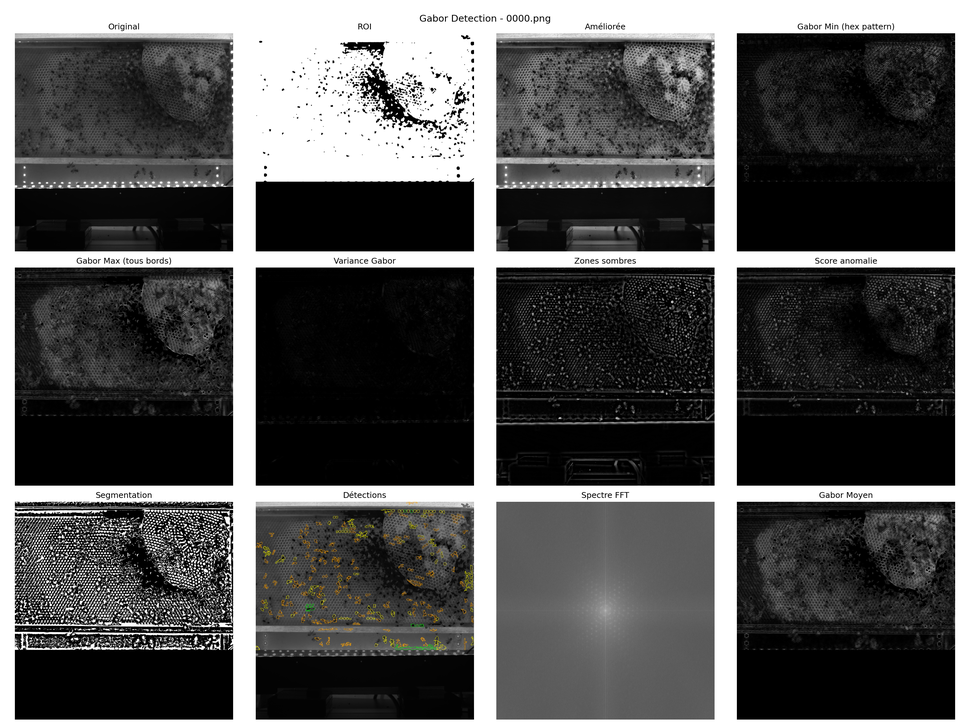
#> input picture Output/gabor/0000_grid.png, 970 x 727 px, shrunk from 3000 x 2250 before the run, given as the content of the folder /Users/noledge/Downloads/B E E/data, which was not available
$ python bee_detection_gabor.py
#> lines starting #> are read from the running program, lines starting #| are printed output that depends on the picture; after the words box and inside, x2 and y2 are one past the last pixel; in counts of white or black regions, pixels touching at a corner belong together; pictures that were not available may be replaced by others from this repository, and a replacement may not be noted
"""
Pipeline de détection des abeilles par filtres de Gabor

Le honeycomb a une structure hexagonale avec des bords dans 3 directions:
0°, 60°, 120° (et leurs opposés 180°, 240°, 300°)

Approche:
1. Appliquer des filtres de Gabor aux 3 orientations du honeycomb
2. Les zones qui répondent fortement aux 3 orientations = honeycomb régulier
3. Les zones qui ne répondent pas = anomalies (abeilles)
"""

import cv2
import numpy as np
from pathlib import Path
import matplotlib.pyplot as plt
from scipy import ndimage


class GaborHoneycombDetection:
    """
    Détection par analyse Gabor du pattern hexagonal.
    """

    def __init__(self):
        self.roi_mask = None
        self.gabor_kernels = []
        self.cell_wavelength = None

    def detect_roi(self, image):
        """Détecter la région honeycomb"""
        h, w = image.shape
        mask = np.ones_like(image, dtype=np.uint8) * 255

        # Exclure le bas (cadre noir)
        mask[int(h * 0.68):, :] = 0

        # Exclure les zones très brillantes (LEDs)
        _, bright = cv2.threshold(image, 235, 255, cv2.THRESH_BINARY)
        kernel = cv2.getStructuringElement(cv2.MORPH_ELLIPSE, (25, 25))
        bright_dilated = cv2.dilate(bright, kernel)
        mask = cv2.bitwise_and(mask, cv2.bitwise_not(bright_dilated))

        # Exclure les zones très sombres
        _, dark = cv2.threshold(image, 35, 255, cv2.THRESH_BINARY)
        mask = cv2.bitwise_and(mask, dark)

        # Nettoyage
        kernel = cv2.getStructuringElement(cv2.MORPH_ELLIPSE, (10, 10))
        mask = cv2.morphologyEx(mask, cv2.MORPH_CLOSE, kernel)
        mask = cv2.morphologyEx(mask, cv2.MORPH_OPEN, kernel)

        self.roi_mask = mask
        return mask

    def estimate_cell_wavelength(self, image, roi_mask):
        """
        Estimer la longueur d'onde des cellules (distance entre centres)
        par analyse FFT
        """
        # Masquer et préparer l'image
        mean_val = np.mean(image[roi_mask > 0])
        masked = np.where(roi_mask > 0, image, mean_val).astype(np.float32)

        # FFT
        f = np.fft.fft2(masked)
        f_shift = np.fft.fftshift(f)
        magnitude = np.log1p(np.abs(f_shift))

        rows, cols = image.shape
        crow, ccol = rows // 2, cols // 2

        # Profil radial moyen
        max_radius = min(crow, ccol)
        radial = np.zeros(max_radius)
        counts = np.zeros(max_radius)

        for i in range(rows):
            for j in range(cols):
                r = int(np.sqrt((i - crow)**2 + (j - ccol)**2))
                if r < max_radius:
                    radial[r] += magnitude[i, j]
                    counts[r] += 1

        radial = np.divide(radial, counts, where=counts > 0)

        # Trouver le premier pic significatif (après les basses fréquences)
        # Le pic correspond à la fréquence du pattern hexagonal
        start = 20  # Ignorer les très basses fréquences
        peak_idx = start + np.argmax(radial[start:start+100])

        # Convertir en longueur d'onde (pixels par cycle)
        if peak_idx > 0:
            wavelength = rows / peak_idx
        else:
            wavelength = 15  # Valeur par défaut

        self.cell_wavelength = max(8, min(30, wavelength))
        return self.cell_wavelength, magnitude

    def create_gabor_bank(self):
        """
        Créer une banque de filtres de Gabor aux orientations du honeycomb
        Les hexagones ont des bords à 0°, 60°, 120°
        """
        self.gabor_kernels = []

        # Paramètres du filtre
        wavelength = self.cell_wavelength if self.cell_wavelength else 15
        sigma = wavelength * 0.5
        kernel_size = int(wavelength * 2) | 1  # Assurer impair

        # 3 orientations pour l'hexagone (0°, 60°, 120°)
        # En radians: 0, π/3, 2π/3
        orientations = [0, np.pi/3, 2*np.pi/3]

        for theta in orientations:
            # Créer le filtre de Gabor
            kernel = cv2.getGaborKernel(
                ksize=(kernel_size, kernel_size),
                sigma=sigma,
                theta=theta,
                lambd=wavelength,
                gamma=0.5,  # Aspect ratio
                psi=0  # Phase
            )
            # Normaliser
            kernel = kernel - kernel.mean()
            self.gabor_kernels.append((kernel, theta))

        return self.gabor_kernels

    def apply_gabor_filters(self, image, roi_mask):
        """
        Appliquer les filtres de Gabor et combiner les réponses
        """
        # Prétraitement
        clahe = cv2.createCLAHE(clipLimit=2.0, tileGridSize=(8, 8))
        enhanced = clahe.apply(image)

        # Appliquer chaque filtre
        responses = []
        for kernel, theta in self.gabor_kernels:
            response = cv2.filter2D(enhanced.astype(np.float32), -1, kernel)
            response = np.abs(response)  # Magnitude de la réponse
            responses.append(response)

        # Combiner les réponses - les zones honeycomb répondent aux 3 orientations
        # Prendre le minimum des 3 réponses: élevé seulement si les 3 sont élevées
        combined_min = np.minimum.reduce(responses)

        # Aussi calculer le maximum pour voir les bords individuels
        combined_max = np.maximum.reduce(responses)

        # Et la moyenne
        combined_mean = np.mean(responses, axis=0)

        # Normaliser
        combined_min = cv2.normalize(combined_min, None, 0, 255, cv2.NORM_MINMAX).astype(np.uint8)
        combined_max = cv2.normalize(combined_max, None, 0, 255, cv2.NORM_MINMAX).astype(np.uint8)
        combined_mean = cv2.normalize(combined_mean, None, 0, 255, cv2.NORM_MINMAX).astype(np.uint8)

        # Appliquer ROI
        combined_min = cv2.bitwise_and(combined_min, combined_min, mask=roi_mask)
        combined_max = cv2.bitwise_and(combined_max, combined_max, mask=roi_mask)
        combined_mean = cv2.bitwise_and(combined_mean, combined_mean, mask=roi_mask)

        return responses, combined_min, combined_max, combined_mean, enhanced

    def detect_anomalies(self, image, gabor_responses, roi_mask):
        """
        Détecter les anomalies (zones qui ne correspondent pas au pattern)

        Les abeilles:
        - Ont une texture différente du honeycomb
        - Ne répondent pas uniformément aux 3 orientations
        - Créent des "ombres" ou des zones plus sombres
        """
        enhanced = cv2.createCLAHE(clipLimit=2.0, tileGridSize=(8, 8)).apply(image)

        # Méthode 1: Variance des réponses Gabor
        # Le honeycomb a des réponses similaires dans les 3 directions
        # Les abeilles créent des asymétries
        responses_stack = np.stack(gabor_responses, axis=0)
        variance = np.var(responses_stack, axis=0)
        variance_norm = cv2.normalize(variance, None, 0, 255, cv2.NORM_MINMAX).astype(np.uint8)

        # Méthode 2: Écart par rapport à la réponse attendue
        # Calculer la moyenne locale de la réponse Gabor
        mean_response = np.mean(responses_stack, axis=0)
        kernel_size = int(self.cell_wavelength * 3) | 1
        local_mean = cv2.blur(mean_response, (kernel_size, kernel_size))
        deviation = np.abs(mean_response - local_mean)
        deviation_norm = cv2.normalize(deviation, None, 0, 255, cv2.NORM_MINMAX).astype(np.uint8)

        # Méthode 3: Zones sombres de l'image originale
        # Les abeilles sont généralement plus sombres que le honeycomb vide
        local_mean_orig = cv2.blur(enhanced.astype(np.float32), (kernel_size, kernel_size))
        dark_deviation = local_mean_orig - enhanced.astype(np.float32)
        dark_deviation = np.clip(dark_deviation, 0, None)
        dark_norm = cv2.normalize(dark_deviation, None, 0, 255, cv2.NORM_MINMAX).astype(np.uint8)

        # Combiner les méthodes
        # Pondération: zones sombres ET (variance élevée OU déviation)
        anomaly_score = cv2.addWeighted(dark_norm, 0.5, variance_norm, 0.3, 0)
        anomaly_score = cv2.addWeighted(anomaly_score, 0.8, deviation_norm, 0.2, 0)

        # Appliquer ROI
        anomaly_score = cv2.bitwise_and(anomaly_score, anomaly_score, mask=roi_mask)

        return anomaly_score, variance_norm, dark_norm

    def segment_bees(self, anomaly_score, roi_mask):
        """Segmenter les abeilles à partir du score d'anomalie"""
        # Seuillage adaptatif
        thresh = cv2.adaptiveThreshold(
            anomaly_score, 255,
            cv2.ADAPTIVE_THRESH_GAUSSIAN_C,
            cv2.THRESH_BINARY,
            int(self.cell_wavelength * 4) | 1, -2
        )

        # Appliquer ROI
        thresh = cv2.bitwise_and(thresh, thresh, mask=roi_mask)

        # Morphologie
        kernel_small = cv2.getStructuringElement(cv2.MORPH_ELLIPSE, (3, 3))
        kernel_medium = cv2.getStructuringElement(cv2.MORPH_ELLIPSE, (5, 5))

        # Fermeture pour connecter
        closed = cv2.morphologyEx(thresh, cv2.MORPH_CLOSE, kernel_medium)

        # Ouverture pour nettoyer
        opened = cv2.morphologyEx(closed, cv2.MORPH_OPEN, kernel_small)

        # Remplir les trous
        filled = ndimage.binary_fill_holes(opened).astype(np.uint8) * 255

        return filled

    def detect_contours(self, binary_mask, original, roi_mask):
        """Détecter les contours des abeilles"""
        contours, _ = cv2.findContours(binary_mask, cv2.RETR_EXTERNAL, cv2.CHAIN_APPROX_SIMPLE)

        bees = []
        cell_area = self.cell_wavelength ** 2 if self.cell_wavelength else 225

        # Une abeille fait 2-6 cellules
        min_area = cell_area * 1.5
        max_area = cell_area * 50

        for contour in contours:
            area = cv2.contourArea(contour)

            if min_area < area < max_area:
                x, y, w, h = cv2.boundingRect(contour)
                aspect_ratio = float(w) / h if h > 0 else 0

                cx, cy = x + w // 2, y + h // 2
                if roi_mask[cy, cx] == 0:
                    continue

                if 0.2 < aspect_ratio < 5.0:
                    hull = cv2.convexHull(contour)
                    hull_area = cv2.contourArea(hull)
                    solidity = area / hull_area if hull_area > 0 else 0

                    extent = area / (w * h) if w * h > 0 else 0

                    if solidity > 0.3 and extent > 0.25:
                        mask = np.zeros(original.shape, dtype=np.uint8)
                        cv2.drawContours(mask, [contour], -1, 255, -1)
                        mean_intensity = cv2.mean(original, mask=mask)[0]

                        # Score basé sur la taille et la forme
                        size_score = min(1.0, area / (cell_area * 8))
                        shape_score = solidity * extent
                        confidence = size_score * 0.4 + shape_score * 0.6

                        bees.append({
                            'contour': contour,
                            'bbox': (x, y, w, h),
                            'area': area,
                            'aspect_ratio': aspect_ratio,
                            'solidity': solidity,
                            'extent': extent,
                            'center': (cx, cy),
                            'mean_intensity': mean_intensity,
                            'confidence': confidence
                        })

        bees.sort(key=lambda b: b['area'], reverse=True)
        return bees

    def visualize(self, original, bees, roi_mask):
        """Visualiser les résultats"""
        output = cv2.cvtColor(original, cv2.COLOR_GRAY2BGR)
        output[roi_mask == 0] = output[roi_mask == 0] // 2

        for i, bee in enumerate(bees):
            conf = bee['confidence']
            color = (0, 255, 0) if conf > 0.5 else (0, 255, 255) if conf > 0.3 else (0, 165, 255)

            cv2.drawContours(output, [bee['contour']], -1, color, 2)
            cx, cy = bee['center']
            cv2.circle(output, (cx, cy), 3, (0, 0, 255), -1)
            cv2.putText(output, str(i + 1), (cx + 5, cy - 5),
                       cv2.FONT_HERSHEY_SIMPLEX, 0.35, (255, 255, 255), 1)

        return output

    def run(self, image, save_dir=None):
        """Pipeline complet"""
        results = {'original': image}

        # 1. ROI
        roi_mask = self.detect_roi(image)
        results['roi_mask'] = roi_mask

        # 2. Estimer la longueur d'onde
        wavelength, spectrum = self.estimate_cell_wavelength(image, roi_mask)
        results['spectrum'] = (spectrum / spectrum.max() * 255).astype(np.uint8)
        print(f"    Longueur d'onde: {wavelength:.1f} px")

        # 3. Créer les filtres de Gabor
        self.create_gabor_bank()

        # 4. Appliquer les filtres
        responses, combined_min, combined_max, combined_mean, enhanced = \
            self.apply_gabor_filters(image, roi_mask)
        results['enhanced'] = enhanced
        results['gabor_min'] = combined_min
        results['gabor_max'] = combined_max
        results['gabor_mean'] = combined_mean

        # 5. Détecter les anomalies
        anomaly_score, variance, dark = self.detect_anomalies(image, responses, roi_mask)
        results['anomaly'] = anomaly_score
        results['variance'] = variance
        results['dark'] = dark

        # 6. Segmenter
        binary = self.segment_bees(anomaly_score, roi_mask)
        results['binary'] = binary

        # 7. Détecter les abeilles
        bees = self.detect_contours(binary, image, roi_mask)
        results['bees'] = bees
        print(f"    Abeilles: {len(bees)}")

        # 8. Visualiser
        output = self.visualize(image, bees, roi_mask)
        results['output'] = output

        # Sauvegarder
        if save_dir:
            Path(save_dir).mkdir(parents=True, exist_ok=True)
            for name, img in results.items():
                if isinstance(img, np.ndarray) and len(img.shape) >= 2:
                    cv2.imwrite(str(Path(save_dir) / f"{name}.png"), img)

        return results


def create_grid(results, title):
    """Grille de visualisation"""
    fig, axes = plt.subplots(3, 4, figsize=(20, 15))
    fig.suptitle(title, fontsize=14)

    items = [
        ('original', 'Original'),
        ('roi_mask', 'ROI'),
        ('enhanced', 'Améliorée'),
        ('gabor_min', 'Gabor Min (hex pattern)'),
        ('gabor_max', 'Gabor Max (tous bords)'),
        ('variance', 'Variance Gabor'),
        ('dark', 'Zones sombres'),
        ('anomaly', 'Score anomalie'),
        ('binary', 'Segmentation'),
        ('output', 'Détections'),
        ('spectrum', 'Spectre FFT'),
        ('gabor_mean', 'Gabor Moyen')
    ]

    for ax, (key, label) in zip(axes.flat, items):
        if key in results and isinstance(results[key], np.ndarray):
            img = results[key]
            if len(img.shape) == 2:
                ax.imshow(img, cmap='gray')
            else:
                ax.imshow(cv2.cvtColor(img, cv2.COLOR_BGR2RGB))
            ax.set_title(label)
        ax.axis('off')

    plt.tight_layout()
    return fig


def main():
    DATA_DIR = "/Users/noledge/Downloads/B E E/data"
    OUTPUT_DIR = "/Users/noledge/Downloads/B E E/output/gabor"

    pipeline = GaborHoneycombDetection()
    data_path = Path(DATA_DIR)
    output_path = Path(OUTPUT_DIR)
    output_path.mkdir(parents=True, exist_ok=True)

    image_files = sorted(data_path.glob("*.png"))
    print(f"Traitement de {len(image_files)} images avec filtres de Gabor...")

    all_results = []

    for img_file in image_files:
        print(f"\n  {img_file.name}...")

        image = cv2.imread(str(img_file), cv2.IMREAD_GRAYSCALE)
        if image is None:
            continue

        results = pipeline.run(image, str(output_path / img_file.stem))
#> in detect_roi, `_, bright = cv2.threshold(image, 235, 255, cv2.THRESH_BINARY)`:
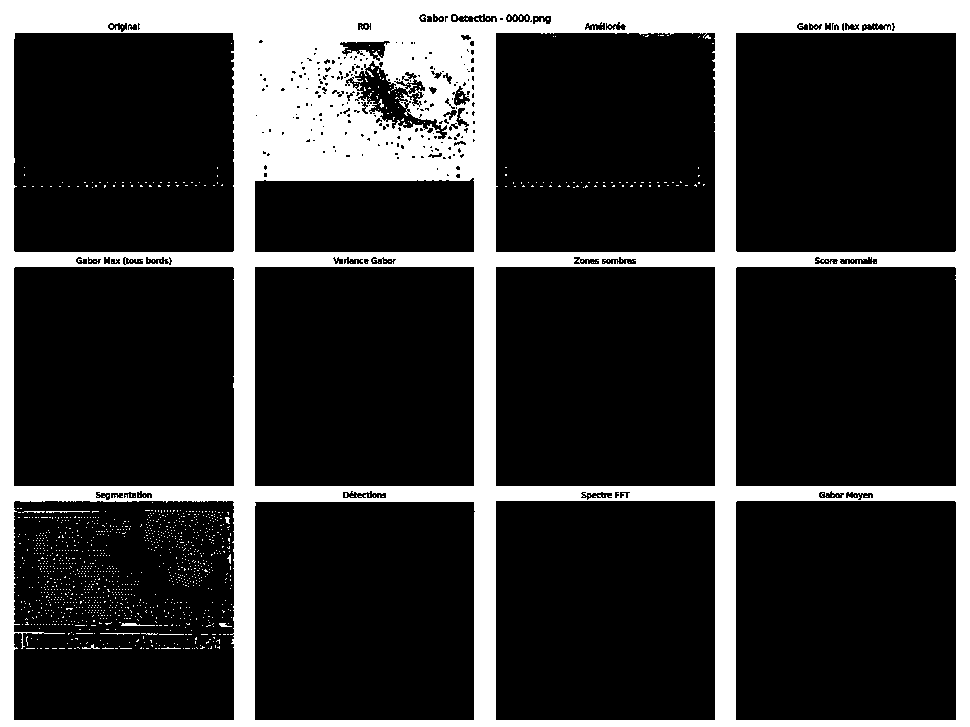
#> bright: shape (727, 970); 22.1% white; 1275 white regions (1262 under 20 px), largest, box (x1, y1, x2, y2) and area: (0, 0, 970, 727) 153001, (121, 623, 155, 626) 63, (46, 511, 90, 513) 55
#> in estimate_cell_wavelength, `mean_val = np.mean(image[roi_mask > 0])`: mean_val = 46.71
#> in estimate_cell_wavelength, `magnitude = np.log1p(np.abs(f_shift))`:
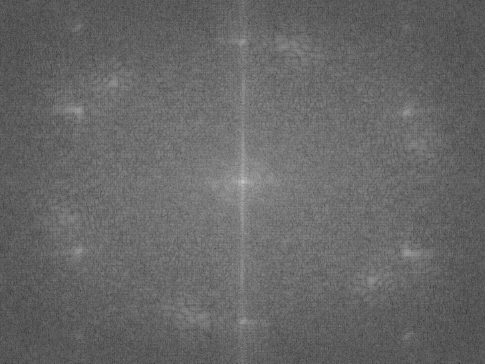
#> magnitude: shape (727, 970) float64 (shown at 1/2 size); min 1.78, max 17.31, mean 8.06; drawn with min black and max white
#> after the loop in estimate_cell_wavelength, `for i in range(rows):`: counts = 363 values, max 2312 at index 360, min 1 at index 0, mean 1140.2; radial = 363 values, max 18381.1 at index 360, min 17.31 at index 0, mean 9689
#> in estimate_cell_wavelength, `radial = np.divide(radial, counts, where=counts > 0)`: radial = 363 values, max 17.31 at index 0, min 7.89 at index 362, mean 8.96
#> in estimate_cell_wavelength, `peak_idx = start + np.argmax(radial[start:start+100])`: peak_idx = 20
#> in estimate_cell_wavelength, `wavelength = rows / peak_idx`: wavelength = 36.35
#> in estimate_cell_wavelength, `self.cell_wavelength = max(8, min(30, wavelength))`: self.cell_wavelength = 30
#|     Longueur d'onde: 30.0 px
#> in create_gabor_bank, `sigma = wavelength * 0.5`: sigma = 15
#> in create_gabor_bank, `kernel_size = int(wavelength * 2) | 1`: kernel_size = 61
#> after the loop in create_gabor_bank, `for theta in orientations:`:
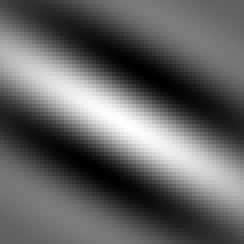
#> kernel: shape (61, 61) float64 (shown 4 times larger); min -0.635, max 0.999, mean -5.73e-18; drawn with min black and max white
#> after the loop in create_gabor_bank, `for theta in orientations:`: self.gabor_kernels = 3 items
#> in apply_gabor_filters, `enhanced = clahe.apply(image)`:
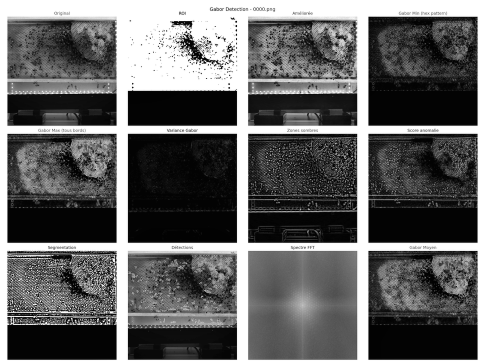
#> enhanced: shape (727, 970) (shown at 1/2 size); min 0, max 255, mean 100.5
#> the loop in apply_gabor_filters, `for kernel, theta in self.gabor_kernels:` made 3 passes
#> theta on passes 1 to 3: 0, 1.05, 2.09
#> pass 1, in apply_gabor_filters, `response = np.abs(response)`:
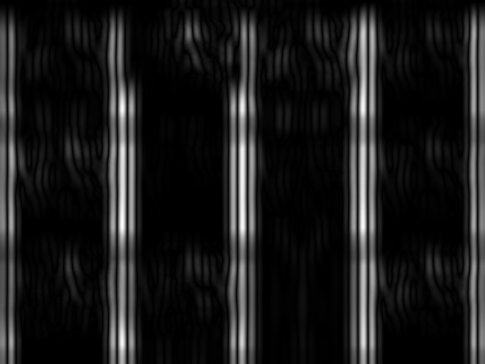
#> response: shape (727, 970) float32 (shown at 1/2 size); min 2.88e-06, max 92716.9, mean 9635.8; drawn with min black and max white
#> in detect_anomalies, `kernel_size = int(self.cell_wavelength * 3) | 1`: kernel_size = 91
#> in detect_contours, `contours, _ = cv2.findContours(binary_mask, cv2.RETR_EXTERNAL, cv2.CHA..`: contours = 50 contours, 23 with area under 20; largest, box (x1, y1, x2, y2) and area: (510, 281, 705, 425) 22270, (510, 47, 705, 172) 20380, (28, 47, 223, 174) 17664, (29, 281, 224, 412) 10806, (750, 285, 863, 403) 8770
#> in detect_contours, `cell_area = self.cell_wavelength ** 2 if self.cell_wavelength else 225`: cell_area = 900
#> in detect_contours, `min_area = cell_area * 1.5`: min_area = 1350
#> in detect_contours, `max_area = cell_area * 50`: max_area = 45000
#> the loop in detect_contours, `for contour in contours:` made 50 passes
#> (area, x, y, w, h, aspect_ratio, cx, cy) on passes 20, 22, 23, 47, 49, 50: (8770.5, 750, 285, 113, 118, 0.958, 806, 344), (22270, 510, 281, 195, 144, 1.35, 607, 353), (10806.5, 29, 281, 195, 131, 1.49, 126, 346), (3198, 757, 55, 75, 94, 0.798, 794, 102), (20379.5, 510, 47, 195, 125, 1.56, 607, 109), (17663.5, 28, 47, 195, 127, 1.54, 125, 110)
#> after the loop in detect_contours, `for contour in contours:`:
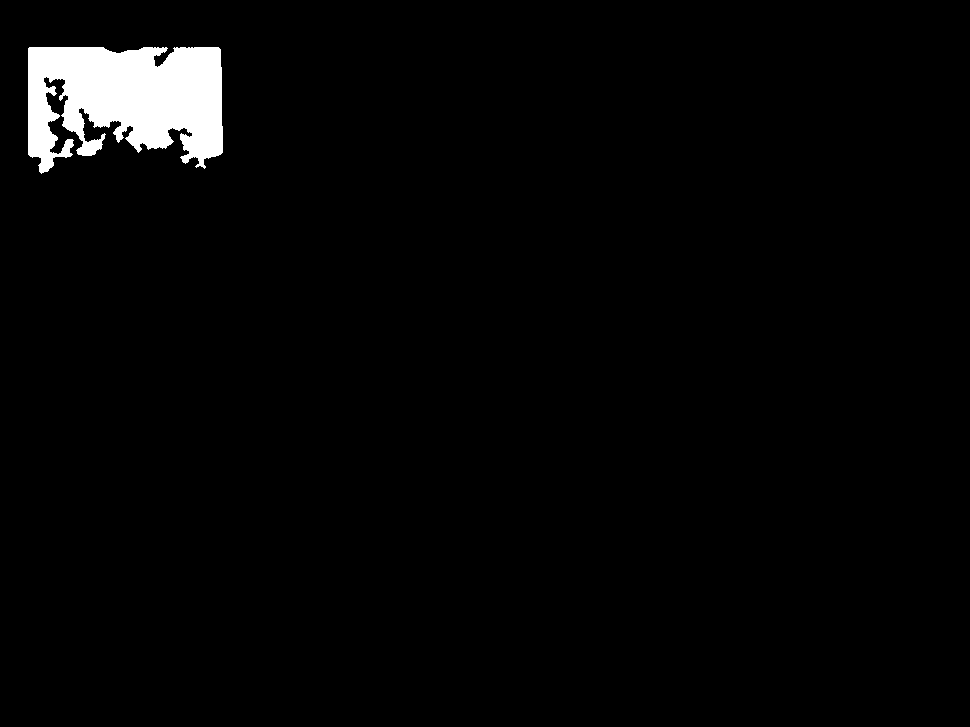
#> mask: shape (727, 970); 2.6% white; 1 white region, box (x1, y1, x2, y2) and area: (28, 47, 223, 174) 18277
#> after the loop in detect_contours, `for contour in contours:`: bees = 6 items
#|     Abeilles: 6
#> the loop in visualize, `for i, bee in enumerate(bees):` made 6 passes
#> (conf, color, cx, cy) on passes 1 to 6: (0.826, (0, 255, 0), 607, 353), (0.834, (0, 255, 0), 607, 109), (0.72, (0, 255, 0), 125, 110), (0.519, (0, 255, 0), 126, 346), (0.695, (0, 255, 0), 806, 344), (0.352, (0, 255, 255), 794, 102)
#> the loop in run, `for name, img in results.items():` made 13 passes
#> results = 13 items

        fig = create_grid(results, f"Gabor Detection - {img_file.name}")
        fig.savefig(str(output_path / f"{img_file.stem}_grid.png"), dpi=150)
        plt.close(fig)

        all_results.append({
            'file': img_file.name,
            'count': len(results['bees']),
            'wavelength': pipeline.cell_wavelength
        })

    print("\n" + "=" * 50)
    print("RÉSUMÉ - FILTRES DE GABOR")
    print("=" * 50)
    for r in all_results:
        print(f"{r['file']}: {r['count']} abeilles (λ={r['wavelength']:.1f}px)")
#> this loop made 1 pass
#> r on pass 1: {'file': '0000_grid.png', 'count': 6, 'wavelength': 30}
#> (printed output is left out)

    total = sum(r['count'] for r in all_results)
#> total = 6
    print(f"\nTotal: {total} | Moyenne: {total/len(all_results):.1f} par image")
#| Total: 6 | Moyenne: 6.0 par image


if __name__ == "__main__":
    main()
